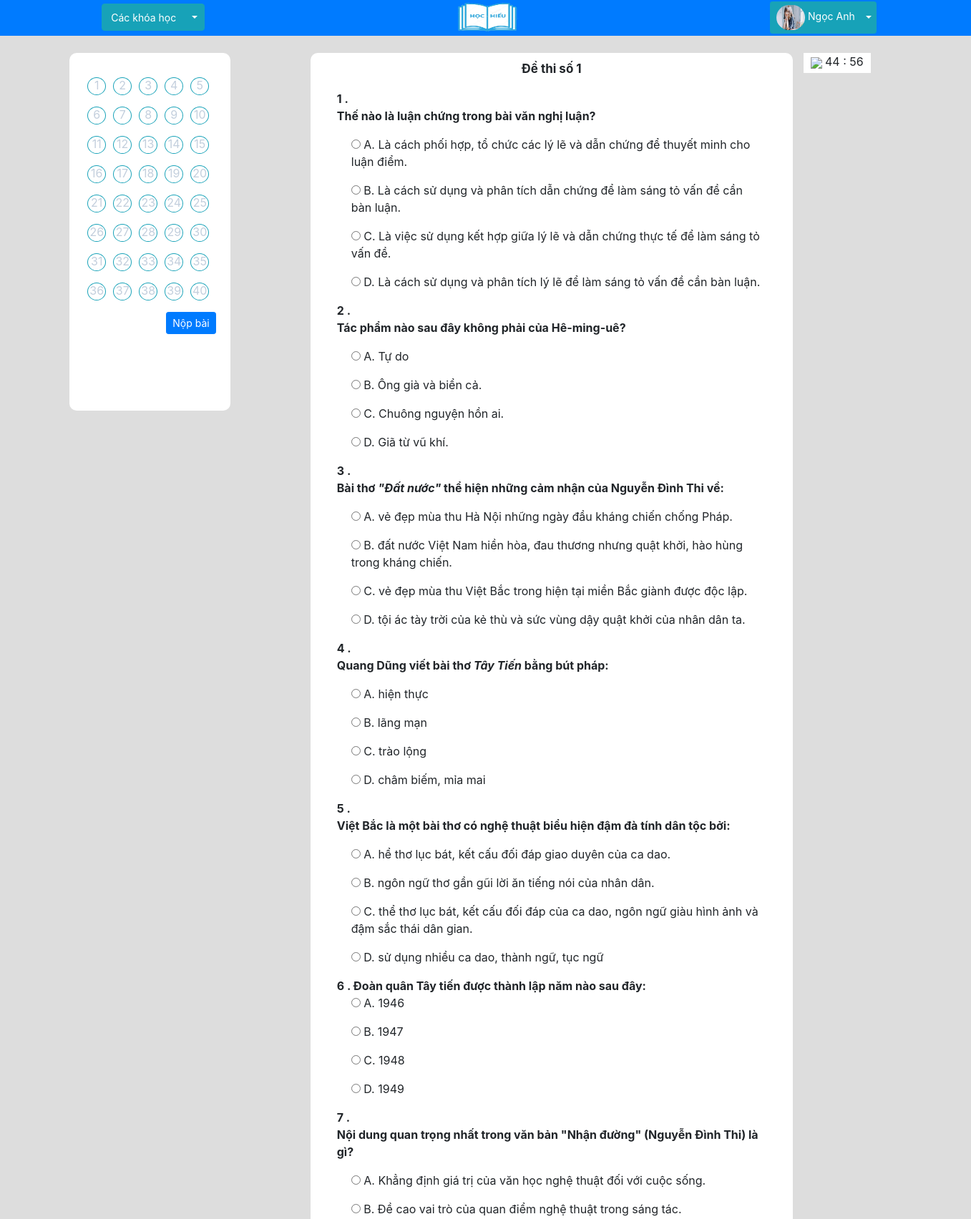
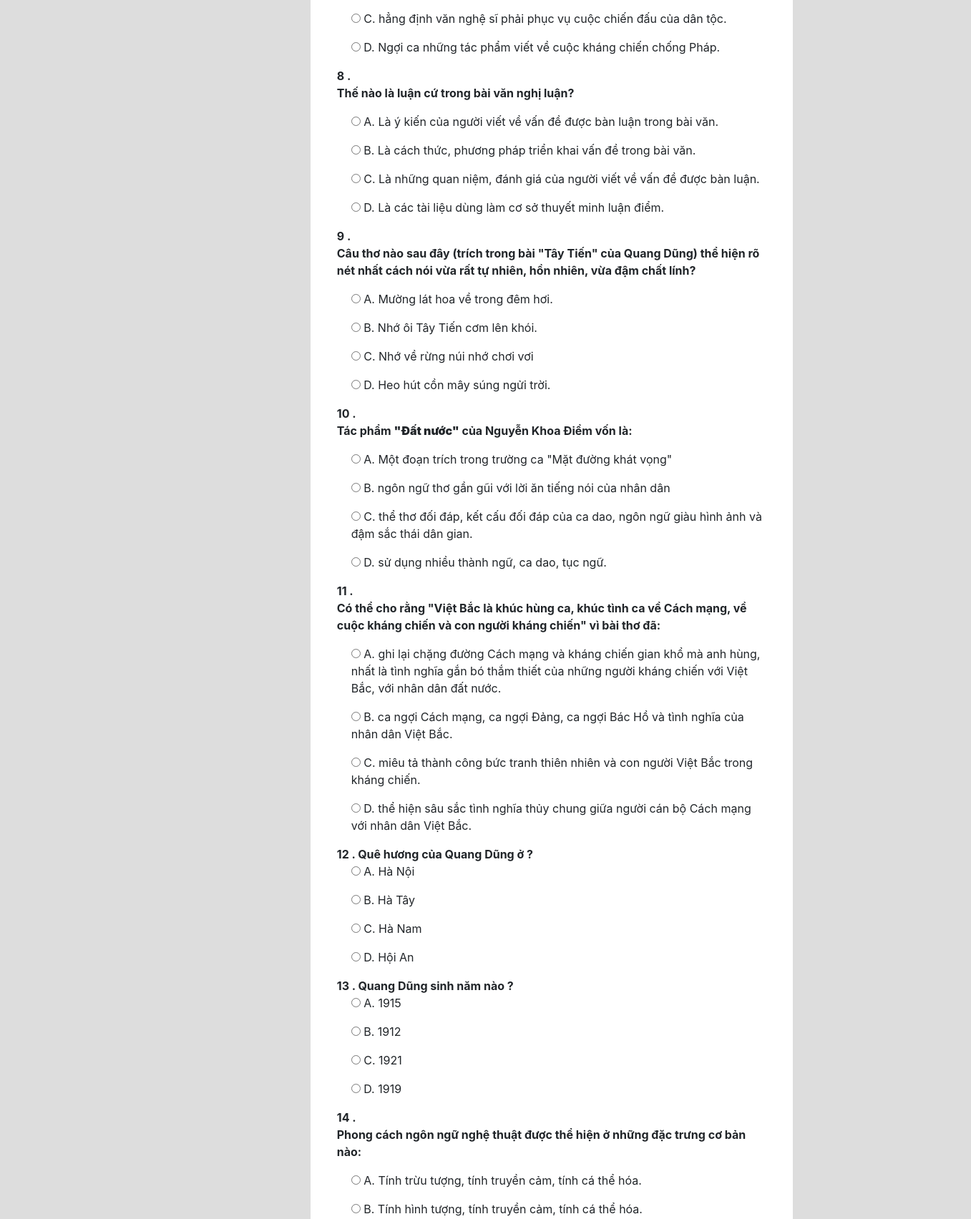
Page /baithi.php?idtest=13 (signed in, upper part) on the committed database (2 pictures, top to bottom).
### tables this page shows
CREATE TABLE `setting` (
  `logo` varchar(250) NOT NULL,
  `email` varchar(250) NOT NULL,
  `sdt` int(11) NOT NULL
);

CREATE TABLE `users` (
  `id_user` int(11) NOT NULL,
  `username` varchar(200) NOT NULL,
  `password` varchar(200) NOT NULL,
  `name` varchar(200) NOT NULL,
  `phone_numbers` int(11) NOT NULL,
  `email` varchar(200) NOT NULL,
  `birthday` date NOT NULL,
  `address` varchar(250) NOT NULL,
  `gender` int(11) NOT NULL,
  `image` varchar(250) NOT NULL,
  `role_id` int(11) NOT NULL,
  `status` int(11) NOT NULL
);

CREATE TABLE `test_question` (
  `id_test` int(11) NOT NULL,
  `id_question` int(11) NOT NULL
);

CREATE TABLE `test` (
  `id_test` int(11) NOT NULL,
  `name_test` varchar(500) NOT NULL,
  `time_test` int(11) NOT NULL,
  `id_subcategory` int(11) NOT NULL
);

CREATE TABLE `question` (
  `id_question` int(11) NOT NULL,
  `name_question` varchar(500) NOT NULL,
  `image` varchar(200) NOT NULL,
  `a` varchar(250) NOT NULL,
  `b` varchar(250) NOT NULL,
  `c` varchar(250) NOT NULL,
  `d` varchar(250) NOT NULL,
  `answer` varchar(10) NOT NULL,
  `level` int(11) NOT NULL,
  `id_subcategory` int(11) NOT NULL
);

### commont/connect.php (called while the page is built, shortened)
<?php
$hostname='localhost';
$username='root';
$password='';
$database='duan1';
$options = array(PDO::MYSQL_ATTR_INIT_COMMAND => "SET NAMES utf8");
try
{
  $conn= new PDO("mysql:host=$hostname;dbname=$database",$username,$password,$options);
  $conn->setAttribute(PDO::ATTR_ERRMODE,PDO::ERRMODE_EXCEPTION);
		 $sqlsetting ="select * from setting ";
		$querysetting =$conn->prepare($sqlsetting);
		$querysetting->execute();
		$rowsetting = $querysetting->fetch(PDO::FETCH_ASSOC);
 function users($id){
	  global $conn;
		$sql="select * from users where id_user={$id} ";
		$query=$conn->prepare($sql);
		$query->execute();
		$row= $query->fetch(PDO::FETCH_ASSOC);
    return $row;
		}
function test($id){
	  global $conn;
		$sql="select * from test where id_test={$id} ";
		$query=$conn->prepare($sql);
		$query->execute();
		$row= $query->fetch(PDO::FETCH_ASSOC);
    return $row;
		}
		function test_questionAll($idtest){
	  global $conn;
		$sql="select * from test_question where id_test={$idtest} ";
		$query=$conn->prepare($sql);
		$query->execute();
		$row= $query->fetchAll(PDO::FETCH_ASSOC);
    return $row;
		}
function question($id){
	  global $conn;
		$sql="select * from question where id_question={$id} ";
		$query=$conn->prepare($sql);
		$query->execute();
		$row= $query->fetch(PDO::FETCH_ASSOC);
    return $row;
		}
  } catch(Exception $e){
	echo $e.getMessage();
}
 ?>

### baithi.php (the view, shortened to what this page needs)
<?php require "./commont/connect.php" ?>
<!DOCTYPE html>
<html>
<head>
		<link rel="stylesheet" href="css.css">
	<link rel="stylesheet" href="public/css/bootstrap.min.css">
</head>
<?php if (isset($_GET['idtest'])) {
	$idtest=$_GET['idtest'];
} ?>
<body style="background: #ddd">
    <?php include_once '_share/client/header.php' ?>
<?php if (!isset($_POST['hoanthanh'])){ ?>
	<div class="row" style="width:1347px">
		<?php foreach (test_questionAll($idtest) as $key => $value){ ?>
			var checkbox =document.getElementsByName(<?php echo $value['id_question'] ?>);
			 for (var i = 0; i < checkbox.length; i++){
			if (checkbox[i].checked === true) {
				 document.getElementById("<?php echo $value['id_question'] ?>").style.background  = '#17a2b8';
			}}
			<?php } ?>
			<div class="col-md-2 offset-md-1" style="background: white;padding-top: 10px;padding-bottom: 10px;border-radius: 10px;height:500px">
			<?php $socau=0 ?>
				<?php foreach (test_questionAll($idtest) as $value){ $socau+=1; ?>
				<p id="<?php echo $value['id_question'] ?>" style="float: left;margin-left: 10px;border-radius: 100%;color:white;">
					<span class="otron" style="border-radius: 50%;color:#c3cfdd"><?php echo $socau ?></span></p>
				<?php  }?>
			<form action="" method="POST" accept-charset="utf-8">
			<button type="submit" name="hoanthanh" id="myCheck" onclick = "clickFunction()"  class="btn btn-primary btn-sm" style="margin-left:120px;">Nộp bài</button>
			</div>
			<div class="col-md-6 offset-md-1" style="background: white;border-radius: 10px;float: left;">
			<p style="font-size: 17px;text-align: center;padding-top: 10px;font-weight: bold"><?php echo test($idtest)['name_test'] ?>
				<?php $socau=0 ?>
				<?php foreach (test_questionAll($idtest) as $key => $value){
					 $socau+=1;?>
					<div class="boxbailam">
							<b><?php echo $socau.' . '.question($value['id_question'])['name_question']; ?>
							</b>
							<div style="margin-left: 20px">
							<p><input type="radio" onclick="anvao()" name="<?php echo  $value['id_question'] ?>" value="a"> <?php echo 'A. '.question($value['id_question'])['a'] ?></p>
							<p><input type="radio" onclick="anvao()"  name="<?php echo  $value['id_question'] ?>" value="b"> <?php echo 'B. '.question($value['id_question'])['b'] ?> </p>
							<p><input type="radio" onclick="anvao()" name="<?php echo  $value['id_question'] ?>" value="c"> <?php echo 'C. '.question($value['id_question'])['c'] ?></p>
							<p><input type="radio" onclick="anvao()" name="<?php echo  $value['id_question'] ?>" value="d"> <?php echo 'D. '.question($value['id_question'])['d'] ?></p>
						</div>
					</div>
			<?php } ?>
		</div>
		<div class="col-md-1">
			<p style="position: fixed;background: white;padding-right: 10px;padding-bottom: 4px"><img src="image/dongho.png" style="width:20px;margin-left: 10px;">
		            <span id="m">Phút</span> :
		            <span id="s">Giây</span>
			</p>
		</div>
<?php } ?>
	</div>
</body>
</html>

### _share/client/header.php (shortened to what this page needs)
	<div class="header2">
	<div class="row" style="width:1347px;margin: auto">
		<div class="col-md-4 offset-md-1" style="background: none;">
					<div class="btn-group" style="margin-top: 5px;margin-left: 10px">
						  <button type="button" class="btn btn-info" style="font-size: 14px">
						  Các khóa học</button>
						  <button type="button" class="btn btn-info dropdown-toggle dropdown-toggle-split" data-toggle="dropdown" aria-haspopup="true" aria-expanded="false">
						  </button>
						</div>
		</div>
			<div class="col-md-2"><a href="index.php"><img src="image/<?php echo $rowsetting['logo'] ?>" style="width:100px;height:50px;margin-left: 50px"></a>
		</div>
		<div class="col-md-4" style="background: none;">
			<?php if (!isset($_SESSION['account'])){?>
					<a href="dangky.php" class="btn btn-warning btn-sm" style="float: right;margin-left: 10px;margin-top: 8px">Đăng ký</a>
					<a href="dangnhap.php" class="btn btn-warning btn-sm" style="float: right;margin-top: 8px">Đăng nhập</a>
				<?php } else { ?>
					<div class="btn-group" style="float: right;margin-top: 2px">
						  <button type="button" class="btn btn-info btn-sm" style="font-size: 14px">
						  	<img src="public/images/user/<?php echo users($_SESSION['account']['id'])['image'] ?>" style="width:40px;height:35px;border-radius: 100px;">
						  	<?php echo users($_SESSION['account']['id'])['name'] ?></button>
						  <button type="button" class="btn btn-info btn-sm dropdown-toggle dropdown-toggle-split" data-toggle="dropdown" aria-haspopup="true" aria-expanded="false">
						  </button>
						</div>
				<?php } ?>
		</div>
	</div>
</div>

### css.css (style rules this page uses)
* { margin:0px;padding:0px;box-sizing: border-box; }
.header2 { height: 50px;width: 100%;background: #007bff;margin-bottom: 0px;margin: auto }
.boxbailam { width: 600px;margin: auto }

### baithi.php (style rules this page uses)
.otron { width: 26px;height:25px;border:1px solid #17a2b8;float: left;text-align: center;padding-left: -15px;line-height: 21px }

### rows in the picture
setting: logo (picture)
users: image (picture), name "Ngọc Anh"
test_question: id_question.name_question "Thế nào là luận chứng trong bài văn nghị luận?", id_question.a "Là cách phối hợp, tổ chức các lý lẽ và dẫn chứng để thuyết minh cho luận điểm.", id_question.b "Là cách sử dụng và phân tích dẫn chứng để làm sáng tỏ vấn đề cần bàn luận.", id_question.c "Là việc sử dụng kết hợp giữa lý lẽ và dẫn chứng thực tế để làm sáng tỏ vấn đề.", id_question.d "Là cách sử dụng và phân tích lý lẽ để làm sáng tỏ vấn đề cần bàn luận."
test_question: id_question.name_question "Tác phẩm nào sau đây không phải của Hê-ming-uê?", id_question.a "Tự do", id_question.b "Ông già và biển cả.", id_question.c "Chuông nguyện hồn ai.", id_question.d "Giã từ vũ khí."
test_question: id_question.name_question "Bài thơ \"Đất nước\" thể hiện những cảm nhận của Nguyễn Đình Thi về:", id_question.a "vẻ đẹp mùa thu Hà Nội những ngày đầu kháng chiến chống Pháp.", id_question.b "đất nước Việt Nam hiền hòa, đau thương nhưng quật khởi, hào hùng trong kháng chiến.", id_question.c "vẻ đẹp mùa thu Việt Bắc trong hiện tại miền Bắc giành được độc lập.", id_question.d "tội ác tày trời của kẻ thù và sức vùng dậy quật khởi của nhân dân ta."
test_question: id_question.name_question "Quang Dũng viết bài thơ Tây Tiến bằng bút pháp:", id_question.a "hiện thực", id_question.b "lãng mạn", id_question.c "trào lộng", id_question.d "châm biếm, mỉa mai"
test_question: id_question.name_question "Việt Bắc là một bài thơ có nghệ thuật biểu hiện đậm đà tính dân tộc bởi:", id_question.a "hể thơ lục bát, kết cấu đối đáp giao duyên của ca dao.", id_question.b "ngôn ngữ thơ gần gũi lời ăn tiếng nói của nhân dân.", id_question.c "thể thơ lục bát, kết cấu đối đáp của ca dao, ngôn ngữ giàu hình ảnh và đậm sắc thái dân gian.", id_question.d "sử dụng nhiều ca dao, thành ngữ, tục ngữ"
test_question: id_question.name_question "Đoàn quân Tây tiến được thành lập năm nào sau đây:", id_question.a "1946", id_question.b "1947", id_question.c "1948", id_question.d "1949"
test_question: id_question.name_question "Nội dung quan trọng nhất trong văn bản \"Nhận đường\" (Nguyễn Đình Thi) là gì?", id_question.a "Khẳng định giá trị của văn học nghệ thuật đối với cuộc sống.", id_question.b "Đề cao vai trò của quan điểm nghệ thuật trong sáng tác.", id_question.c "hẳng định văn nghệ sĩ phải phục vụ cuộc chiến đấu của dân tộc.", id_question.d "Ngợi ca những tác phẩm viết về cuộc kháng chiến chống Pháp."
test_question: id_question.name_question "Thế nào là luận cứ trong bài văn nghị luận?", id_question.a "Là ý kiến của người viết về vấn đề được bàn luận trong bài văn.", id_question.b "Là cách thức, phương pháp triển khai vấn đề trong bài văn.", id_question.c "Là những quan niệm, đánh giá của người viết về vấn đề được bàn luận.", id_question.d "Là các tài liệu dùng làm cơ sở thuyết minh luận điểm."
test_question: id_question.name_question "Câu thơ nào sau đây (trích trong bài \"Tây Tiến\" của Quang Dũng) thể hiện rõ nét nhất cách nói vừa rất tự nhiên, hồn nhiên, vừa đậm chất lính?", id_question.a "Mường lát hoa về trong đêm hơi.", id_question.b "Nhớ ôi Tây Tiến cơm lên khói.", id_question.c "Nhớ về rừng núi nhớ chơi vơi", id_question.d "Heo hút cồn mây súng ngửi trời."
test_question: id_question.name_question "Tác phẩm \"Đất nước\" của Nguyễn Khoa Điềm vốn là:", id_question.a "Một đoạn trích trong trường ca \"Mặt đường khát vọng\"", id_question.b "ngôn ngữ thơ gần gũi với lời ăn tiếng nói của nhân dân", id_question.c "thể thơ đối đáp, kết cấu đối đáp của ca dao, ngôn ngữ giàu hình ảnh và đậm sắc thái dân gian.", id_question.d "sử dụng nhiều thành ngữ, ca dao, tục ngữ."
test_question: id_question.name_question "Có thể cho rằng \"Việt Bắc là khúc hùng ca, khúc tình ca về Cách mạng, về cuộc kháng chiến và con người kháng chiến\" vì bài thơ đã:", id_question.a "ghi lại chặng đường Cách mạng và kháng chiến gian khổ mà anh hùng, nhất là tình nghĩa gắn bó thắm thiết của những người kháng chiến với Việt Bắc, với nhân dân đất nước.", id_question.b "ca ngợi Cách mạng, ca ngợi Đảng, ca ngợi Bác Hồ và tình nghĩa của nhân dân Việt Bắc.", id_question.c "miêu tả thành công bức tranh thiên nhiên và con người Việt Bắc trong kháng chiến.", id_question.d "thể hiện sâu sắc tình nghĩa thủy chung giữa người cán bộ Cách mạng với nhân dân Việt Bắc."
test_question: id_question.name_question "Quê hương của Quang Dũng ở ?", id_question.a "Hà Nội", id_question.b "Hà Tây", id_question.c "Hà Nam", id_question.d "Hội An"
test_question: id_question.name_question "Quang Dũng sinh năm nào ?", id_question.a "1915", id_question.b "1912", id_question.c "1921", id_question.d "1919"
test_question: id_question.name_question "Phong cách ngôn ngữ nghệ thuật được thể hiện ở những đặc trưng cơ bản nào:", id_question.a "Tính trừu tượng, tính truyền cảm, tính cá thể hóa.", id_question.b "Tính hình tượng, tính truyền cảm, tính cá thể hóa."
test: name_test "Đề thi số 1"
